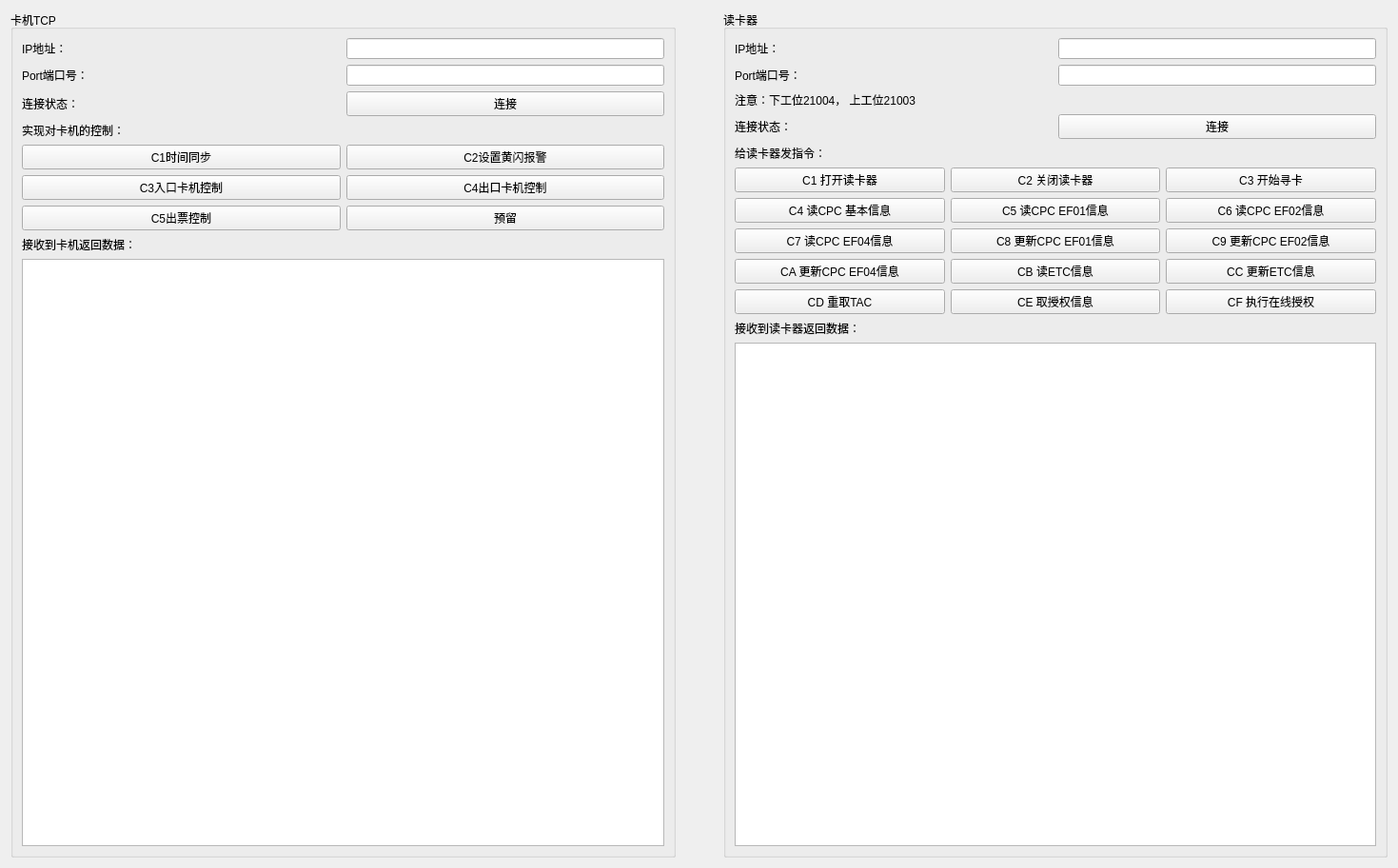
<?xml version="1.0" encoding="UTF-8"?>
<ui version="4.0">
 <class>SichuanRobot</class>
 <widget class="QWidget" name="SichuanRobot">
  <property name="geometry">
   <rect>
    <x>0</x>
    <y>0</y>
    <width>1469</width>
    <height>912</height>
   </rect>
  </property>
  <property name="windowTitle">
   <string>Form</string>
  </property>
  <layout class="QHBoxLayout" name="horizontalLayout_19">
   <property name="spacing">
    <number>50</number>
   </property>
   <item>
    <widget class="QGroupBox" name="groupBox">
     <property name="title">
      <string>卡机TCP</string>
     </property>
     <layout class="QVBoxLayout" name="verticalLayout_4">
      <item>
       <layout class="QVBoxLayout" name="verticalLayout_2">
        <item>
         <layout class="QHBoxLayout" name="horizontalLayout" stretch="1,1">
          <item>
           <widget class="QLabel" name="label">
            <property name="text">
             <string>IP地址：</string>
            </property>
           </widget>
          </item>
          <item>
           <widget class="QLineEdit" name="lineEdit_CardMachineIp"/>
          </item>
         </layout>
        </item>
        <item>
         <layout class="QHBoxLayout" name="horizontalLayout_2" stretch="1,1">
          <item>
           <widget class="QLabel" name="label_2">
            <property name="text">
             <string>Port端口号：</string>
            </property>
           </widget>
          </item>
          <item>
           <widget class="QLineEdit" name="lineEdit_CardMachinePort"/>
          </item>
         </layout>
        </item>
        <item>
         <layout class="QHBoxLayout" name="horizontalLayout_3" stretch="1,1">
          <item>
           <widget class="QLabel" name="label_3">
            <property name="text">
             <string>连接状态：</string>
            </property>
           </widget>
          </item>
          <item>
           <widget class="QPushButton" name="pushButton_connect">
            <property name="text">
             <string>连接</string>
            </property>
           </widget>
          </item>
         </layout>
        </item>
       </layout>
      </item>
      <item>
       <layout class="QVBoxLayout" name="verticalLayout">
        <item>
         <widget class="QLabel" name="label_4">
          <property name="text">
           <string>实现对卡机的控制：</string>
          </property>
         </widget>
        </item>
        <item>
         <layout class="QHBoxLayout" name="horizontalLayout_4">
          <item>
           <widget class="QPushButton" name="pushButton_C1">
            <property name="text">
             <string>C1时间同步</string>
            </property>
           </widget>
          </item>
          <item>
           <widget class="QPushButton" name="pushButton_C2">
            <property name="text">
             <string>C2设置黄闪报警</string>
            </property>
           </widget>
          </item>
         </layout>
        </item>
        <item>
         <layout class="QHBoxLayout" name="horizontalLayout_5">
          <item>
           <widget class="QPushButton" name="pushButton_C3">
            <property name="text">
             <string>C3入口卡机控制</string>
            </property>
           </widget>
          </item>
          <item>
           <widget class="QPushButton" name="pushButton_C4">
            <property name="text">
             <string>C4出口卡机控制</string>
            </property>
           </widget>
          </item>
         </layout>
        </item>
        <item>
         <layout class="QHBoxLayout" name="horizontalLayout_6">
          <item>
           <widget class="QPushButton" name="pushButton_C5">
            <property name="text">
             <string>C5出票控制</string>
            </property>
           </widget>
          </item>
          <item>
           <widget class="QPushButton" name="pushButton_reserve">
            <property name="text">
             <string>预留</string>
            </property>
           </widget>
          </item>
         </layout>
        </item>
       </layout>
      </item>
      <item>
       <layout class="QVBoxLayout" name="verticalLayout_3">
        <item>
         <widget class="QLabel" name="label_5">
          <property name="text">
           <string>接收到卡机返回数据：</string>
          </property>
         </widget>
        </item>
        <item>
         <widget class="QTextEdit" name="textEdit"/>
        </item>
       </layout>
      </item>
     </layout>
    </widget>
   </item>
   <item>
    <widget class="QGroupBox" name="groupBox_2">
     <property name="title">
      <string>读卡器</string>
     </property>
     <layout class="QVBoxLayout" name="verticalLayout_9">
      <item>
       <layout class="QVBoxLayout" name="verticalLayout_5">
        <item>
         <layout class="QHBoxLayout" name="horizontalLayout_8" stretch="1,1">
          <item>
           <widget class="QLabel" name="label_6">
            <property name="text">
             <string>IP地址：</string>
            </property>
           </widget>
          </item>
          <item>
           <widget class="QLineEdit" name="lineEdit_CardReaderIp"/>
          </item>
         </layout>
        </item>
        <item>
         <layout class="QHBoxLayout" name="horizontalLayout_9" stretch="1,1">
          <item>
           <widget class="QLabel" name="label_7">
            <property name="text">
             <string>Port端口号：</string>
            </property>
           </widget>
          </item>
          <item>
           <widget class="QLineEdit" name="lineEdit_CardReaderPort"/>
          </item>
         </layout>
        </item>
        <item>
         <widget class="QLabel" name="label_9">
          <property name="text">
           <string>注意：下工位21004， 上工位21003</string>
          </property>
         </widget>
        </item>
        <item>
         <layout class="QHBoxLayout" name="horizontalLayout_18" stretch="1,1">
          <item>
           <widget class="QLabel" name="label_8">
            <property name="text">
             <string>连接状态：</string>
            </property>
           </widget>
          </item>
          <item>
           <widget class="QPushButton" name="pushButton_connect_CardReader">
            <property name="text">
             <string>连接</string>
            </property>
           </widget>
          </item>
         </layout>
        </item>
       </layout>
      </item>
      <item>
       <layout class="QVBoxLayout" name="verticalLayout_7">
        <item>
         <widget class="QLabel" name="label_10">
          <property name="text">
           <string>给读卡器发指令：</string>
          </property>
         </widget>
        </item>
        <item>
         <layout class="QHBoxLayout" name="horizontalLayout_10">
          <item>
           <widget class="QPushButton" name="pushButton_OpenCad">
            <property name="text">
             <string>C1 打开读卡器</string>
            </property>
           </widget>
          </item>
          <item>
           <widget class="QPushButton" name="pushButton_CloseCard">
            <property name="text">
             <string>C2 关闭读卡器</string>
            </property>
           </widget>
          </item>
          <item>
           <widget class="QPushButton" name="pushButton_FindCard">
            <property name="text">
             <string>C3 开始寻卡</string>
            </property>
           </widget>
          </item>
         </layout>
        </item>
        <item>
         <layout class="QHBoxLayout" name="horizontalLayout_11">
          <item>
           <widget class="QPushButton" name="pushButton_CPCbaseInfo">
            <property name="text">
             <string>C4 读CPC 基本信息</string>
            </property>
           </widget>
          </item>
          <item>
           <widget class="QPushButton" name="pushButton_ReadCPC_EF01">
            <property name="text">
             <string>C5 读CPC EF01信息</string>
            </property>
           </widget>
          </item>
          <item>
           <widget class="QPushButton" name="pushButton_ReadCPC_EF02">
            <property name="text">
             <string>C6 读CPC EF02信息</string>
            </property>
           </widget>
          </item>
         </layout>
        </item>
        <item>
         <layout class="QHBoxLayout" name="horizontalLayout_7">
          <item>
           <widget class="QPushButton" name="pushButton_ReadCPC_EF04">
            <property name="text">
             <string>C7 读CPC EF04信息</string>
            </property>
           </widget>
          </item>
          <item>
           <widget class="QPushButton" name="pushButton_UpdateCPC_EF01">
            <property name="text">
             <string>C8 更新CPC EF01信息</string>
            </property>
           </widget>
          </item>
          <item>
           <widget class="QPushButton" name="pushButton_UpdateCPC_EF02">
            <property name="text">
             <string>C9 更新CPC EF02信息</string>
            </property>
           </widget>
          </item>
         </layout>
        </item>
        <item>
         <layout class="QHBoxLayout" name="horizontalLayout_16">
          <item>
           <widget class="QPushButton" name="pushButton_UpdateCPC_EF04">
            <property name="text">
             <string>CA 更新CPC EF04信息</string>
            </property>
           </widget>
          </item>
          <item>
           <widget class="QPushButton" name="pushButton_ReadETCinfo">
            <property name="text">
             <string>CB 读ETC信息</string>
            </property>
           </widget>
          </item>
          <item>
           <widget class="QPushButton" name="pushButton_UpdateETCinfo">
            <property name="text">
             <string>CC 更新ETC信息</string>
            </property>
           </widget>
          </item>
         </layout>
        </item>
        <item>
         <layout class="QHBoxLayout" name="horizontalLayout_17">
          <item>
           <widget class="QPushButton" name="pushButton_GetTAC">
            <property name="text">
             <string>CD 重取TAC</string>
            </property>
           </widget>
          </item>
          <item>
           <widget class="QPushButton" name="pushButton_GetdAuthorizInfo">
            <property name="text">
             <string>CE 取授权信息</string>
            </property>
           </widget>
          </item>
          <item>
           <widget class="QPushButton" name="pushButton_ExecOnlineAuthoriz">
            <property name="text">
             <string>CF 执行在线授权</string>
            </property>
           </widget>
          </item>
         </layout>
        </item>
       </layout>
      </item>
      <item>
       <layout class="QVBoxLayout" name="verticalLayout_8">
        <item>
         <widget class="QLabel" name="label_16">
          <property name="text">
           <string>接收到读卡器返回数据：</string>
          </property>
         </widget>
        </item>
        <item>
         <widget class="QTextEdit" name="textEdit_CardReader"/>
        </item>
       </layout>
      </item>
     </layout>
    </widget>
   </item>
  </layout>
 </widget>
 <resources/>
 <connections/>
</ui>
